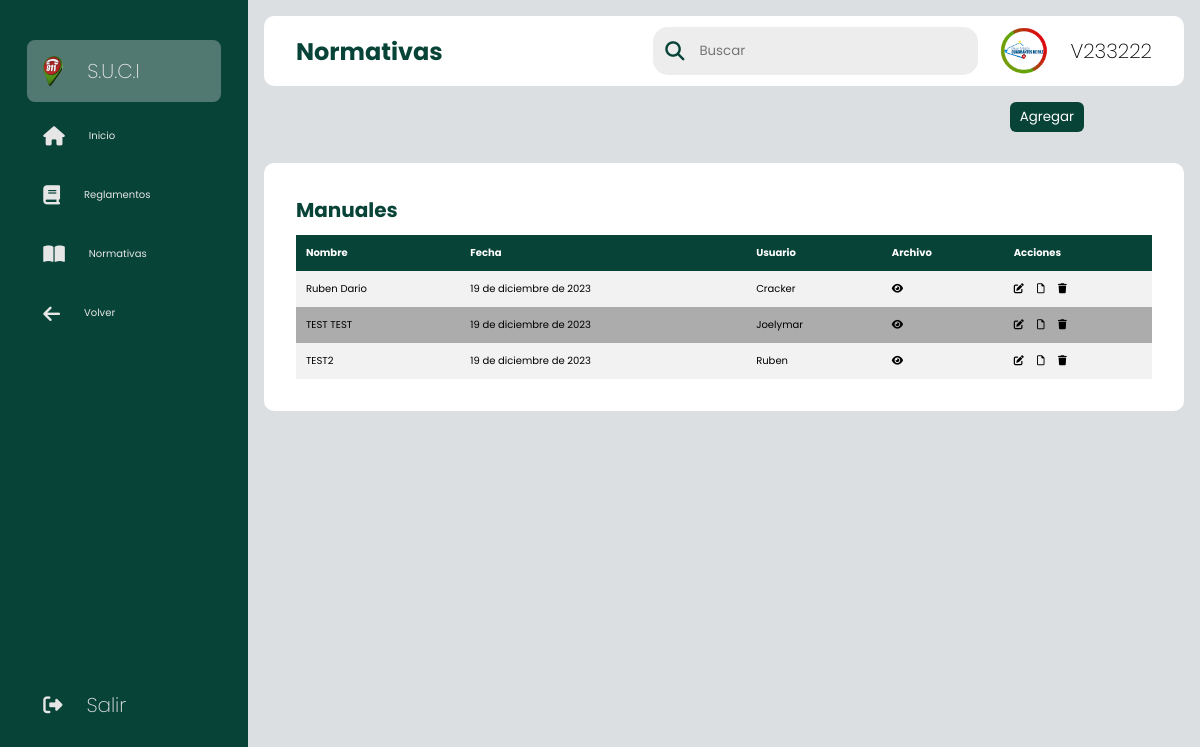
The page /organizacion/normativas (signed in) on the database its author committed.
### sistema/models.py (models this page shows, shortened)
class UserC(AbstractUser, PermissionsMixin):
    STATUS = (
        ('estandar', 'estandar'),
        ('admin', 'admin'),
        ('superu', 'superu'),
    )
    username = models.CharField(max_length=200, verbose_name='Cédula:', default='', unique=True)
    nombre = models.CharField(max_length=200, verbose_name='Nombre:', default='')
    apellido = models.CharField(max_length=200, verbose_name='Apellido:', default='')
    password = models.CharField(max_length=200, verbose_name='Contraseña:', default='')
    tipo = models.CharField(max_length=200, verbose_name='Tipo de Usuario:', choices=STATUS, default='')
    sede = models.CharField(max_length=200, verbose_name='Sede:', default='')
    departamento = models.CharField(max_length=200, verbose_name='Departamento:', default='')
    USERNAME_FIELD = 'username'

class Normativas(models.Model):
    name = models.CharField(max_length=64, verbose_name='Nombre de Normativa:', default='')
    file = models.FileField(upload_to='normativas/', verbose_name='Archivo', default='')
    user = models.CharField(max_length=64, verbose_name='Usuario', default='')
    date = models.DateField(verbose_name='Fecha', blank=True)

### sistema/decorators.py (the view)
        def wrapper_func(request, *args, **kwargs):
            group = None
            if request.user.groups.exists():
                group = request.user.groups.all()[0].name
            if group in allowed_roles:
                return view_func(request, *args, **kwargs)
            else:
                return redirect('403')

### sistema/forms.py
class NormativasForm(forms.ModelForm):
    date = forms.CharField(widget=forms.TextInput(attrs={'type':'date'}))
    class Meta:
        model = Normativas
        fields = ('name', 'file', 'user', 'date')

class NormativasUForm(forms.ModelForm):
    date = forms.CharField(widget=forms.TextInput(attrs={'type':'date'}))
    class Meta:
        model = Normativas
        fields = ('name', 'user', 'date')

### sistema/views.py (called while the page is built, shortened)
@login_required(login_url='login')
@allowed_users(allowed_roles=['admin', 'organizacion'])
def normativas(request):
    normativass = Normativas.objects.all()
    context = {'form5': NormativasForm(), 'formen': NormativasUForm(), 'formenf': NormativasUFForm(), 'normativass': normativass}
    return render(request, 'organizacion/normativas.html', context)

### sistema/templates/organizacion/normativas.html (shortened to what this page needs)
{% load static %}
<!DOCTYPE html>
<html lang="es">
	<head>
  		<link rel="stylesheet" type="text/css" href="{% static 'css/style.css' %}">
        <link rel="stylesheet" href="https://cdnjs.cloudflare.com/ajax/libs/font-awesome/6.4.0/css/all.min.css">
	</head>
    <body>
        <div class="sidebar">
            <div class="logo"></div>
            <ul class="menu">
                <li class="active">
                    <a href="#">
                            <img style="width:20px; height: 30px;" src="{% static '/img/favicon.png' %}">
                        <span class="title">S.U.C.I</span>
                    </a>
                </li>
                <li>
                    <a href="../../organizacion">
                        <i class="fa-solid fa-house"></i>
                        <span>Inicio</span>
                    </a>
                </li>
                <li class="activado">
                    <a href="../../organizacion/reglamentos" class="activadoa">
                        <i class="fa-solid fa-book"></i>
                        <span>Reglamentos</span>
                    </a>
                </li>
                <li>
                    <a href="../../organizacion/normativas">
                        <i class="fa-solid fa-book-open"></i>
                        <span>Normativas</span>
                    </a>
                </li>
                <li class="logout.new">
                    <a href="../modulos">
                        <i class="fa-solid fa-arrow-left"></i>
                        <span>Volver</span>
                    </a>
                </li>
                <li class="logout">
                    <a href="{% url 'logout' %}">
                        <i class="fa-solid fa-right-from-bracket"></i>
                        <span class="title">Salir</span>
                    </a>
                </li>
            </ul>
        </div>
        <div class="main--content">
            <div class="header--wrapper">
                <div class="header--title">
                <h2>Normativas</h2>
            </div>
            <div class="user--info">
                <div class="searh--box">
                    <i class="fa-solid fa-magnifying-glass"></i>
                    <input type="text" placeholder="Buscar" />
            </div>
                <img src="{% static 'img/ven911.jpg' %}">
                <h2 class="title">V{{request.user.username}}</h2>
            </div>
        </div>
        <div align="right" style="margin-right: 100px; margin-bottom: -10px;">
            <button id="myBtn" class="btn">Agregar</button>
        </div>
        <br>
        <div class="tabular--wrapper">
            <h3 class="main--title">Manuales</h3>
            <div class="table-container">
                <table>
                    <thead>
                        <tr>
                            <th>Nombre</th>
                            <th>Fecha</th>
                            <th>Usuario</th>
                            <th>Archivo</th>
                            <th>Acciones</th>
                        </tr>
                        <tbody>
                            {% for archivo in normativass %}
                                <tr>
                                    <td>{{ archivo.name }}</td>
                                    <td>{{ archivo.date }}</td>
                                    <td>{{ archivo.user }}</td>
                                    <td>
                                        <a href="../../media{{ archivo.file.url }}" style="color: black;">
                                            <i class="fa-solid fa-eye"></i>
                                        </a>
                                    </td>
                                    <td>
                                        <a href="#" id="myBtnn3{{ archivo.id }}" style="color: black;"><i class="fa-solid fa-pen-to-square"></i></a>
                                        <a href="#" id="myBtnn4{{ archivo.id }}" style="color: black;"><i class="fa-regular fa-file"></i></a>
                                        <a href="#" id="myBtnn2{{ archivo.id }}" style="color: black;"><i class="fa-solid fa-trash"></i></a>
                                    </td>
                                </tr>
                            {% endfor %}
                        </tbody>
                    </thead>
                </table>
            </div>
        </div>
    </body>
</html>

### sistema/static/css/style.css (style rules this page uses)
* { margin: 0; padding: 0; border: none; outline: none; box-sizing: border-box; font-family: "Poppins", sans-serif; }
body { display: flex; }
.sidebar { position: sticky; top: 0; left: 0; bottom: 0; width: 110px; height: 100vh; padding: 0 1.7rem; color: #ffffff; transition: all 0.5s linear; background: #084337; }
.logo { height: 10px; padding: 16px; }
.menu { height: 88%; position: relative; list-style: none; padding: 0; }
.menu li { padding: 1rem; margin: 8px 0; border-radius: 8px; transition: all 0.5s ease-in-out; }
.menu li:hover, .active { background: #e0e0e058; }
.menu a { color:#e6e6e6; font-size: 10px; text-decoration: none; display: flex; align-items: center; gap: 1.5rem; }
.menu a span { overflow: hidden; }
.menu a i { font-size: 1.2rem; }
.logout { position: absolute; bottom: 0; left: 0; width: 100%; }
.main--content { position: relative; background: #DCDFE1; width: 100%; padding: 1rem; }
.header--wrapper img { width: 60px; height: 50px; cursor: pointer; border-radius: 50%; }
.header--wrapper { display: flex; justify-content: space-between; align-items: center; flex-wrap: wrap; background: #ffffff; border-radius: 10px; padding: 10px 2rem; margin-bottom: 1rem; }
.header--title { color: #084337; }
.user--info { display: flex; align-items: center; gap: 1rem; }
.searh--box { background:rgb(237, 237, 237); border-radius: 15px; color: #084337; display: flex; align-items: center; gap: 5px; padding: 4px 12px; }
.searh--box input { background: transparent; color: rgb(6, 31, 11); padding: 10px; }
.searh--box i { font-size: 1.2rem; cursor: pointer; transition: all 0.5s ease-in-out; }
.main--title { color: #084337; padding-bottom: 10px; font-size: 20px; }
.title { font-size: 20px; font-weight: 200; }
.tabular--wrapper { background: #ffffff; margin-top: 1rem; border-radius: 10px; padding: 2rem; }
.table-container { width: 100%; overflow:auto; }
table { width: 100%; border-collapse: collapse; }
thead { background: #084337; color: #ffffff; }
th { padding: 10px; text-align: left; font-size: 10px; }
tbody { background: #f2f2f2; }
td { padding: 10px; font-size: 10px; color: rgb(0, 0, 0); }
tr:nth-child(even) { background: #adacac; }
.btn { position: relative; padding: 5px 10px; background: #084337; text-decoration: none; color: #ffffff; border-radius: 6px; }

### rows shown on the page
UserC: user.username "233222"
Normativas: name "Ruben Dario", date "19 de diciembre de 2023", user "Cracker"
Normativas: name "TEST TEST", date "19 de diciembre de 2023", user "Joelymar"
Normativas: name "TEST2", date "19 de diciembre de 2023", user "Ruben"
